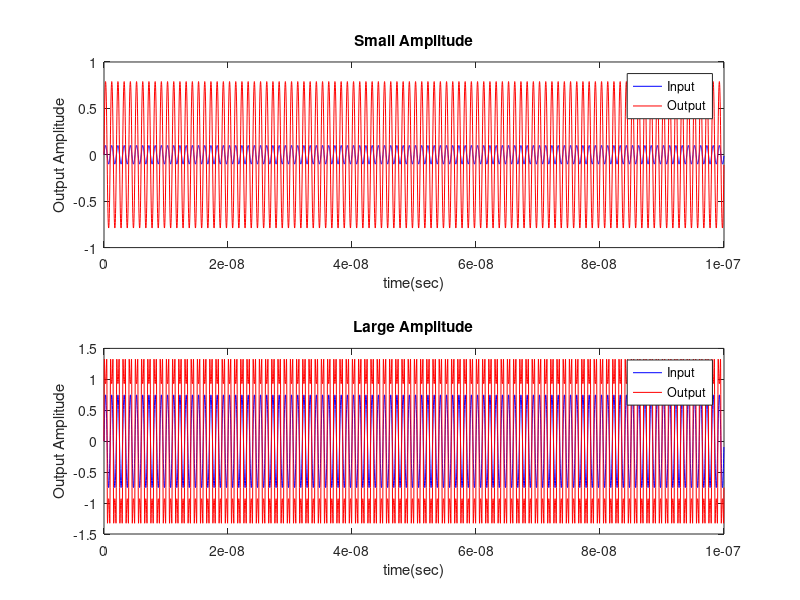

This figure's MATLAB source: (Note: this script raises an error after producing the figure.)
%This Code Provides the Single and Two Tone Testing of Power Amplifier
%----------------------------------------------------------------------
clc;
clear all;

%% Simulated Power Amplifier Data
Pin_sim=[-25,-22,-19,-16,-13,-10,-7,-4,  -1,   0,   3];
AM_AM_sim=[-6,-3, 0,  3,  6, 7.5,10,12.1,12.2,12.2,12.2];
AM_PM_sim=[0.8,0.8,1.2,1.8,3.2,5,10,14, 20,  21.59, 25.85];
Ain_sim= sqrt(2*50*(10.^((Pin_sim-30)/10)));
AM_AM_lin_sim= sqrt(2*50*(10.^((Pin_sim-30)/10)));
%% Saleh’s Model Parameters (Obtained from Saleh_Curve_Fitting.m Code)
alpha1 = 8.75; beta1 = 10.78;   % AM/AM parameters
alpha2 = 11.61; beta2 = 20.78;  % AM/PM parameters

%% Sinusoidal Test - Time Domain and PSD 
fc = 1e9;
Fs = 50*fc;
t = 0:1/Fs:(100e-9)-1/Fs; 
% Small amplitude
x_small = 0.1 * sin(2*pi*fc*t); % -10dBm Input Power Signal
A = abs(x_small);
amp_out = (alpha1 * A) ./ (1 + beta1 * A.^2);
y_small = amp_out .* sign(x_small);

% Large amplitude
x_large = 0.75 * sin(2*pi*fc*t); % 7.5dBm Input Power Signal
A = abs(x_large); %Inherently Present in the Formula
amp_out = (alpha1 * A) ./ (1 + beta1 * A.^2);
y_large = amp_out .* sign(x_large); % To avoid the -ve peak becoming +ve

figure;
subplot(2,1,1); 
plot(t, x_small, 'b', t, y_small, 'r'); 
xlabel('time(sec)'); ylabel('Output Amplitude');
legend('Input', 'Output'); 
title('Small Amplitude');
subplot(2,1,2); 
plot(t, x_large, 'b', t, y_large, 'r'); 
xlabel('time(sec)'); ylabel('Output Amplitude');
legend('Input', 'Output'); 
title('Large Amplitude');

figure;
pwelch(y_small,[],[],[],Fs,'centered','power'); title('PSD - Small Amplitude');
figure;
pwelch(y_large,[],[],[],Fs,'centered','power'); title('PSD - Large Amplitude');